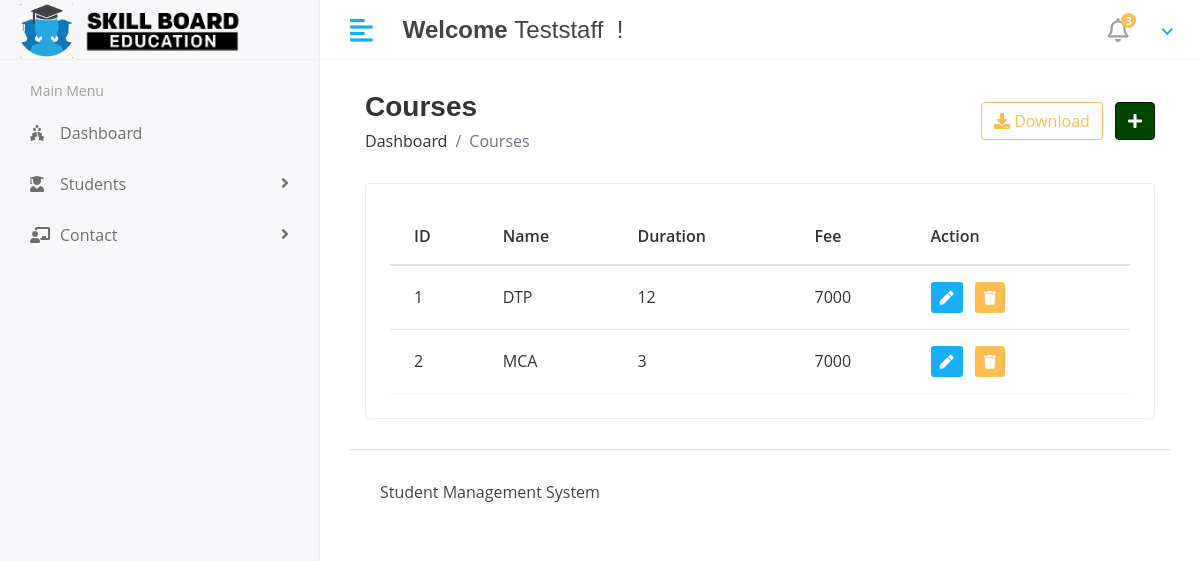
The app's page /admin1/view-course/ (signed in), older data.
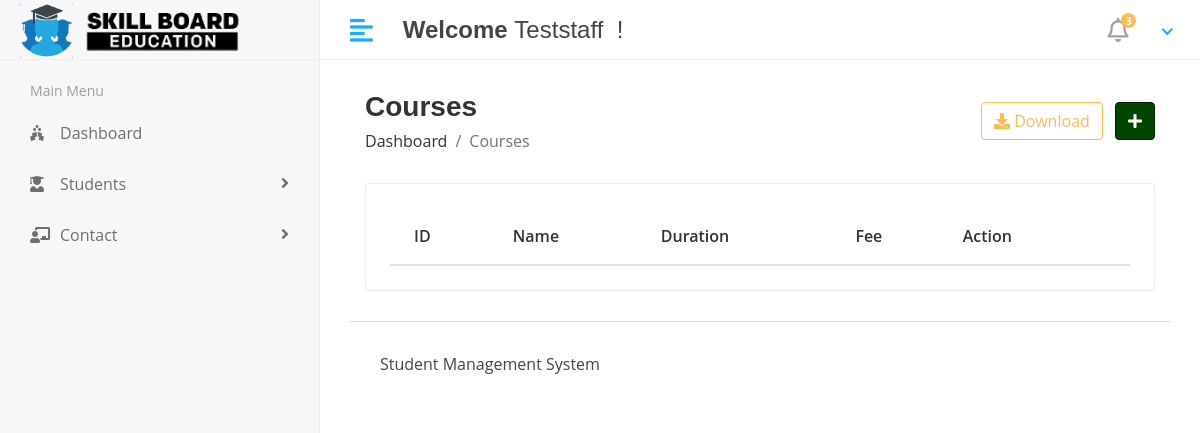
The same page, newer data.
### adminapp/models.py (models this page shows, shortened)
class Course(models.Model):
    name = models.CharField(max_length=50)
    duration = models.CharField(max_length=50)
    fee = models.IntegerField()
    photo = models.ImageField(upload_to='courses',null=True)
    description = models.CharField(max_length=50,null=True)

### adminapp/views.py (the view)
# urls.py: path('view-course/',view_course,name='view_course'),
@login_required
def view_course(request):
    user_id = request.session['user_id']
    user = User.objects.get(id=user_id)
    course = Course.objects.all()
    context = {
        'course':course,
        "user":user
    }
    return render(request,'admin/view_course.html',context)

### templates/admin/view_course.html (shortened to what this page needs)
{% extends 'base.html' %}
{% block content %}
<div class="content container-fluid">
    <div class="page-header">
       <div class="row align-items-center">
          <div class="col">
             <h3 class="page-title">Courses</h3>
             <ul class="breadcrumb">
                <li class="breadcrumb-item"><a href="index.html">Dashboard</a></li>
                <li class="breadcrumb-item active">Courses</li>
             </ul>
          </div>
          <div class="col-auto text-right float-right ml-auto">
             <a href="#" class="btn btn-outline-primary mr-2"><i class="fas fa-download"></i> Download</a>
             <a href="{% url 'add_course' %}" class="btn btn-primary"><i class="fas fa-plus"></i></a>
          </div>
       </div>
    </div>
    <div class="row">
       <div class="col-sm-12">
          <div class="card card-table">
             <div class="card-body">
                <div class="table-responsive">
                   <table class="table table-hover table-center mb-0 datatable" id="table_id">
                      <thead>
                         <tr>
                            <th>ID</th>
                            <th>Name</th>
                            <th>Duration</th>
                            <th>Fee</th>
                            <th>Action</th>
                         </tr>
                      </thead>
                      <tbody>
                        {% for i in course %}
                         <tr>
                            <td>{{i.id}}</td>
                            <td>{{i.name}}</td>
                            <td>{{i.duration}}</td>
                            <td>{{i.fee}}</td>
                            <td>
                               <div class="actions">
                                  <a href="{% url 'edit_course' i.id %}" class="btn btn-sm bg-success-light mr-2">
                                  <i class="fas fa-pen"></i>
                                  </a>
                                  <a href="{% url 'delete_course' i.id %}" class="btn btn-sm bg-danger-light" onclick="return confirm('Are you sure you want to delete this item?');">
                                  <i class="fas fa-trash"></i>
                                  </a>
                               </div>
                            </td>
                         </tr>
                         {% endfor %}
                      </tbody>
                   </table>
                </div>
             </div>
          </div>
       </div>
    </div>
 </div>
{% endblock %}

Row changes from the older to the newer data that the page shows:
removed Course: id "1", name "DTP", duration "12", fee "7000"
removed Course: id "2", name "MCA", duration "3", fee "7000"
